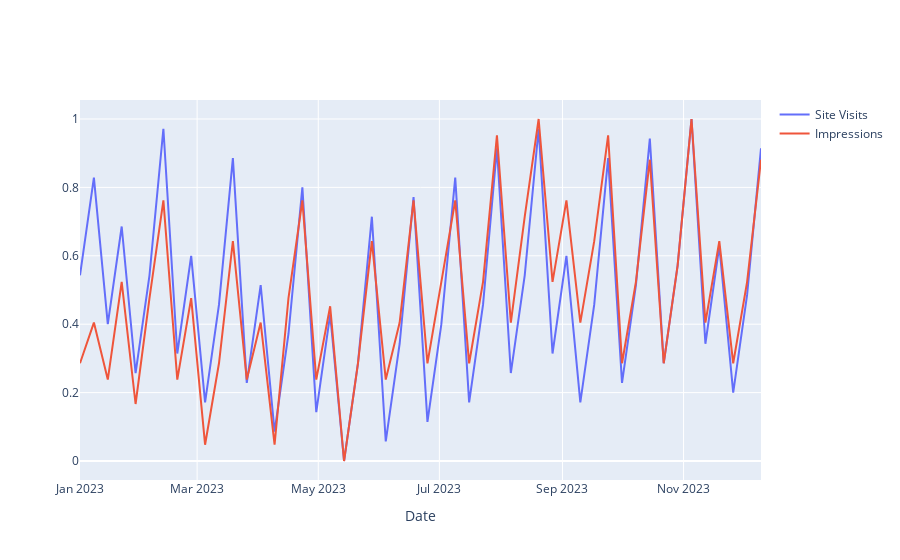

Source (notebook cell):
### Markdown cell above
* **Site Visits vs Impressions**

### Code cell
fig = go.Figure()
fig.add_trace(go.Scatter(x=dataframe["Start Date"], y=normalized_df["Site Visits"],mode='lines',name='Site Visits'))
fig.add_trace(go.Scatter(x=dataframe["Start Date"], y=normalized_df["Impressions"],mode='lines',name='Impressions'))
fig.update_xaxes(title_text="Date")
fig.show()
